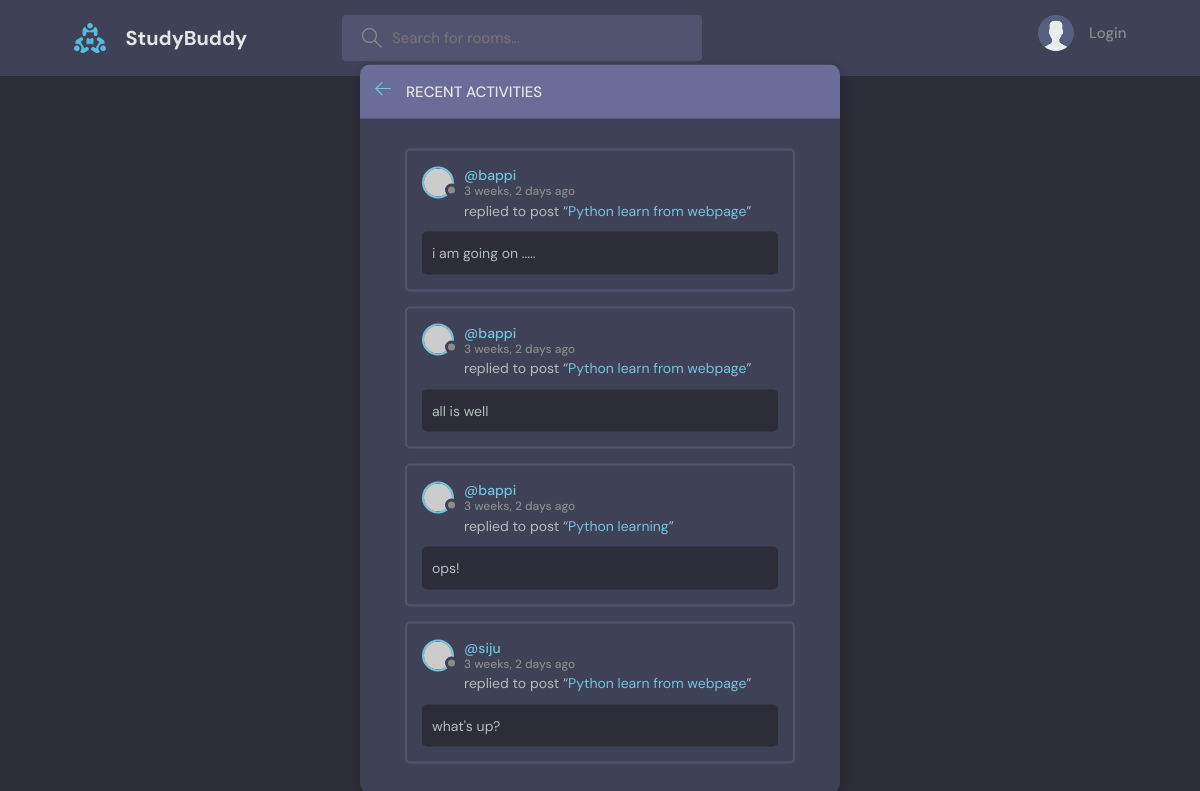
/activity/, run on an earlier commit of the app's database.
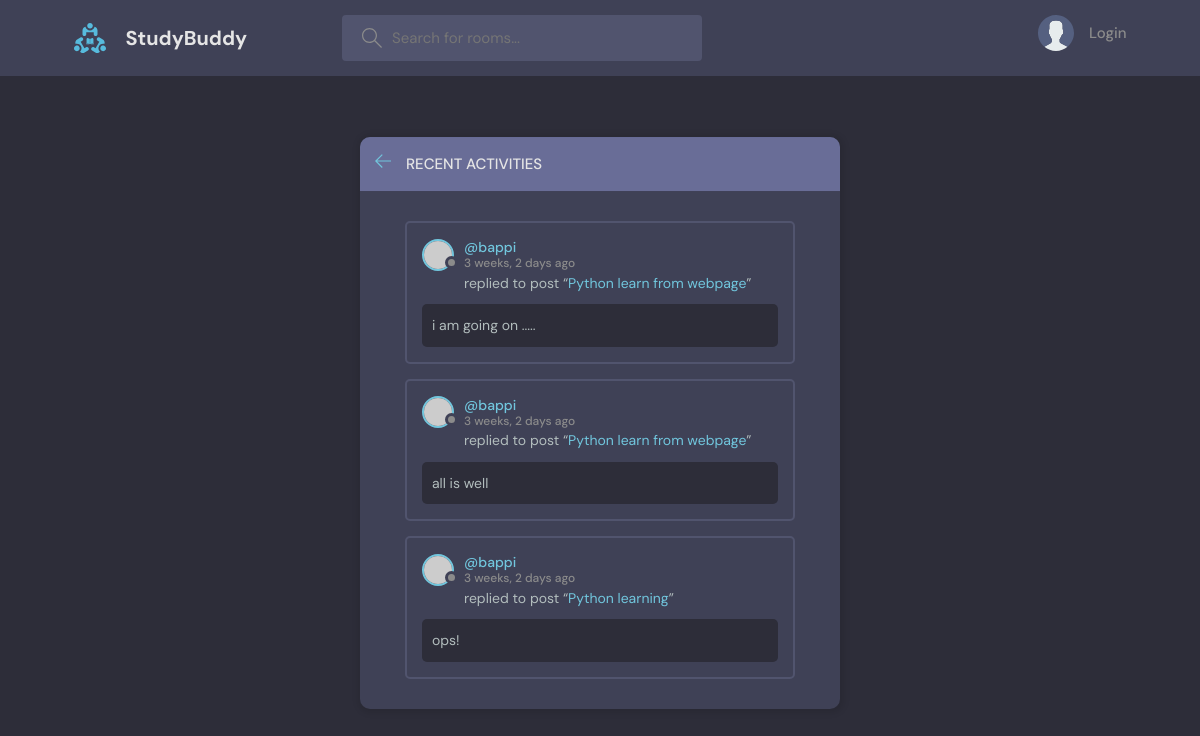
And on a later commit of the database.
### base/models.py (models this page shows, shortened)
class Message(models.Model):
    user = models.ForeignKey(User, on_delete=models.CASCADE)
    room = models.ForeignKey(Rooms, on_delete=models.CASCADE)
    body = models.TextField(max_length=200)
    updated = models.DateTimeField(auto_now=True)
    created = models.DateTimeField(auto_now_add=True)
    class Meta:
        ordering = ['-updated','-created']

class Rooms(models.Model):
    host = models.ForeignKey(User, on_delete=models.SET_NULL, null=True)
    topic = models.ForeignKey(Topic, on_delete=models.SET_NULL, null=True)
    name = models.CharField(max_length=200)
    description = models.TextField(null=True, blank=True)
    participants = models.ManyToManyField(User, related_name='participants', blank=True)
    updated = models.DateTimeField(auto_now=True)
    created = models.DateTimeField(auto_now_add=True)
    class Meta:
        ordering = ['-updated','-created']
    def __str__(self):
        return self.name

### base/views.py (the view)
# urls.py: path('activity/', views.activityPage, name='activity'),
def activityPage(request):
    room_messages = Message.objects.all()
    return render(request, 'base/activity.html',{'room_messages':room_messages})

### base/templates/base/activity.html (shortened to what this page needs)
{% extends 'main.html' %}
{% block content %}
    <main class="layout">
      <div class="container">
        <div class="layout__box">
          <div class="layout__boxHeader">
            <div class="layout__boxTitle">
              <a href="{% url 'home' %}}">
                <svg version="1.1" xmlns="http://www.w3.org/2000/svg" width="32" height="32" viewBox="0 0 32 32">
                  <title>arrow-left</title>
                  <path
                    d="M13.723 2.286l-13.723 13.714 13.719 13.714 1.616-1.611-10.96-10.96h27.625v-2.286h-27.625l10.965-10.965-1.616-1.607z"
                  ></path>
                </svg>
              </a>
              <h3>Recent Activities</h3>
            </div>
          </div>
          <div class="activities-page layout__body">
            {% for message in room_messages %}
              <div class="activities__box">
                <div class="activities__boxHeader roomListRoom__header">
                  <a href="{% url 'user_profile' message.user.id %}" class="roomListRoom__author">
                    <div class="avatar avatar--small">
                      <img src="https://randomuser.me/api/portraits/women/11.jpg" />
                    </div>
                    <p>
                      @{{ message.user}}
                      <span>{{ message.created|timesince }} ago</span>
                    </p>
                  </a>
                </div>
                <div class="activities__boxContent">
                  <p>replied to post “<a href="{% url 'room' message.room.id %}">{{ message.room }}</a>”</p>
                  <div class="activities__boxRoomContent">
                      {{ message.body }}
                  </div>
                </div>
              </div>
              {% endfor %}
          </div>
        </div>
      </div>
    </main>
{% endblock content %}

What changed in the data, as far as the page shows it:
removed Message: user "siju", created "3 weeks, 2 days", room "Python learn from webpage", body "what's up?"
